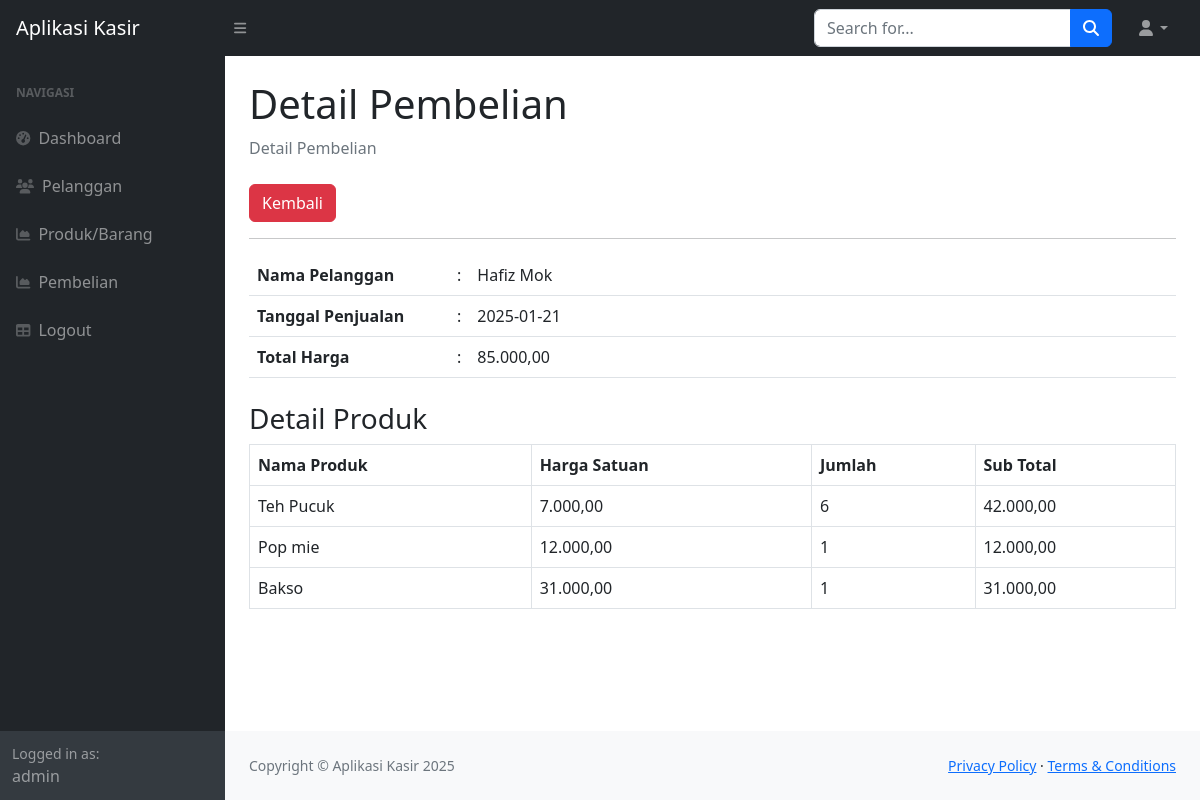
/index.php?page=penjualan_detail&id=13 (signed in), run on the app's committed database.
### tables this page shows
CREATE TABLE `penjualan` (
  `PenjualanID` int(11) NOT NULL,
  `TanggalPenjualan` date DEFAULT NULL,
  `TotalHarga` decimal(10,2) DEFAULT NULL,
  `PelangganID` int(11) DEFAULT NULL
);

CREATE TABLE `pelanggan` (
  `PelangganID` int(11) NOT NULL,
  `NamaPelanggan` varchar(255) DEFAULT NULL,
  `Alamat` text DEFAULT NULL,
  `NomorTelepon` varchar(15) DEFAULT NULL
);

CREATE TABLE `detailpenjualan` (
  `DetailID` int(11) NOT NULL,
  `PenjualanID` int(11) DEFAULT NULL,
  `ProdukID` int(11) DEFAULT NULL,
  `JumlahProduk` int(11) DEFAULT NULL,
  `Subtotal` decimal(10,2) DEFAULT NULL
);

CREATE TABLE `produk` (
  `ProdukID` int(11) NOT NULL,
  `NamaProduk` varchar(255) DEFAULT NULL,
  `Harga` decimal(10,2) DEFAULT NULL,
  `Stok` int(11) DEFAULT NULL
);

### penjualan_detail.php (the view, shortened to what this page needs)
<?php
$id = $_GET['id'];
$query = mysqli_query($koneksi, "SELECT penjualan.TanggalPenjualan, penjualan.TotalHarga, penjualan.PenjualanID, pelanggan.NamaPelanggan
    FROM penjualan
    LEFT JOIN pelanggan ON penjualan.PelangganID = pelanggan.PelangganID
    WHERE penjualan.PenjualanID = '$id'");
$data = mysqli_fetch_array($query);
?>
<div class="container-fluid px-4">
    <h1 class="mt-4">Detail Pembelian</h1>
    <ol class="breadcrumb mb-4">
        <li class="breadcrumb-item active">Detail Pembelian</li>
    </ol>
    <a href="?page=pembelian" class="btn btn-danger">Kembali</a>
    <hr>
    <table class="table">
        <tr>
            <td width="200"><strong>Nama Pelanggan</strong></td>
            <td width="1">:</td>
            <td><?php echo htmlspecialchars($data['NamaPelanggan']); ?></td>
        </tr>
        <tr>
            <td><strong>Tanggal Penjualan</strong></td>
            <td>:</td>
            <td><?php echo htmlspecialchars($data['TanggalPenjualan']); ?></td>
        </tr>
        <tr>
            <td><strong>Total Harga</strong></td>
            <td>:</td>
            <td><?php echo number_format($data['TotalHarga'], 2, ',', '.'); ?></td>
        </tr>
    </table>
    <h3 class="mt-4">Detail Produk</h3>
    <table class="table table-bordered">
        <thead>
            <tr>
                <th>Nama Produk</th>
                <th>Harga Satuan</th>
                <th>Jumlah</th>
                <th>Sub Total</th>
            </tr>
        </thead>
        <tbody>
            <?php
            $pro = mysqli_query($koneksi, "SELECT produk.NamaProduk, produk.Harga, detailpenjualan.JumlahProduk, detailpenjualan.SubTotal
                FROM detailpenjualan
                LEFT JOIN produk ON detailpenjualan.ProdukID = produk.ProdukID
                WHERE detailpenjualan.PenjualanID = '$id'");
            while ($produk = mysqli_fetch_array($pro)) {
            ?>
            <tr>
                <td><?php echo htmlspecialchars($produk['NamaProduk']); ?></td>
                <td><?php echo number_format($produk['Harga'], 2, ',', '.'); ?></td>
                <td><?php echo $produk['JumlahProduk']; ?></td>
                <td><?php echo number_format($produk['SubTotal'], 2, ',', '.'); ?></td>
            </tr>
            <?php } ?>
        </tbody>
    </table>
</div>

### index.php (shortened to what this page needs)
<!DOCTYPE html>
<html lang="en">
    <head>
        <link href="https://cdn.jsdelivr.net/npm/simple-datatables@7.1.2/dist/style.min.css" rel="stylesheet" />
        <link href="css/styles.css" rel="stylesheet" />
    </head>
    <body class="sb-nav-fixed">
        <nav class="sb-topnav navbar navbar-expand navbar-dark bg-dark">
            <a class="navbar-brand ps-3" href="index.html">Aplikasi Kasir</a>
            <button class="btn btn-link btn-sm order-1 order-lg-0 me-4 me-lg-0" id="sidebarToggle" href="#!"><i class="fas fa-bars"></i></button>
            <form class="d-none d-md-inline-block form-inline ms-auto me-0 me-md-3 my-2 my-md-0">
                <div class="input-group">
                    <input class="form-control" type="text" placeholder="Search for..." aria-label="Search for..." aria-describedby="btnNavbarSearch" />
                    <button class="btn btn-primary" id="btnNavbarSearch" type="button"><i class="fas fa-search"></i></button>
                </div>
            </form>
            <ul class="navbar-nav ms-auto ms-md-0 me-3 me-lg-4">
                <li class="nav-item dropdown">
                    <a class="nav-link dropdown-toggle" id="navbarDropdown" href="#" role="button" data-bs-toggle="dropdown" aria-expanded="false"><i class="fas fa-user fa-fw"></i></a>
                </li>
            </ul>
        </nav>
        <div id="layoutSidenav">
            <div id="layoutSidenav_nav">
                <nav class="sb-sidenav accordion sb-sidenav-dark" id="sidenavAccordion">
                    <div class="sb-sidenav-menu">
                        <div class="nav">
                            <div class="sb-sidenav-menu-heading">Navigasi</div>
                            <a class="nav-link" href="index.php">
                                <div class="sb-nav-link-icon"><i class="fas fa-tachometer-alt"></i></div>
                                Dashboard
                            </a>
                            <a class="nav-link" href="?page=pelanggan">
                                <div class="sb-nav-link-icon"><i class="fas fa-users"></i></div>
                                Pelanggan
                            </a>
                            <a class="nav-link" href="?page=produk">
                                <div class="sb-nav-link-icon"><i class="fas fa-chart-area"></i></div>
                                Produk/Barang
                            </a>
                            <a class="nav-link" href="?page=pembelian">
                                <div class="sb-nav-link-icon"><i class="fas fa-chart-area"></i></div>
                                Pembelian
                            </a>
                            <a class="nav-link" href="logout.php">
                                <div class="sb-nav-link-icon"><i class="fas fa-table"></i></div>
                                Logout
                            </a>
                        </div>
                    </div>
                    <div class="sb-sidenav-footer">
                        <div class="small">Logged in as:</div>
                        <?php echo $_SESSION['user']['nama'];?>
                    </div>
                </nav>
            </div>
            <div id="layoutSidenav_content">
                <main>
                   <?php
                   $page = isset($_GET['page']) ? $_GET['page'] : 'home';
                   include $page . '.php';
                   ?>
                </main>
                <footer class="py-4 bg-light mt-auto">
                    <div class="container-fluid px-4">
                        <div class="d-flex align-items-center justify-content-between small">
                            <div class="text-muted">Copyright &copy; Aplikasi Kasir 2025</div>
                            <div>
                                <a href="#">Privacy Policy</a>
                                &middot;
                                <a href="#">Terms &amp; Conditions</a>
                            </div>
                        </div>
                    </div>
                </footer>
            </div>
        </div>
    </body>
</html>

### data on the page
penjualan: PelangganID.NamaPelanggan "Hafiz Mok", TanggalPenjualan "2025-01-21", TotalHarga "85.000,00"
detailpenjualan: ProdukID.NamaProduk "Teh Pucuk", ProdukID.Harga "7.000,00", JumlahProduk "6", Subtotal "42.000,00"
detailpenjualan: ProdukID.NamaProduk "Pop mie", ProdukID.Harga "12.000,00", JumlahProduk "1", Subtotal "12.000,00"
detailpenjualan: ProdukID.NamaProduk "Bakso", ProdukID.Harga "31.000,00", JumlahProduk "1", Subtotal "31.000,00"

### other printed values
$_SESSION['user']['nama'] "admin"
